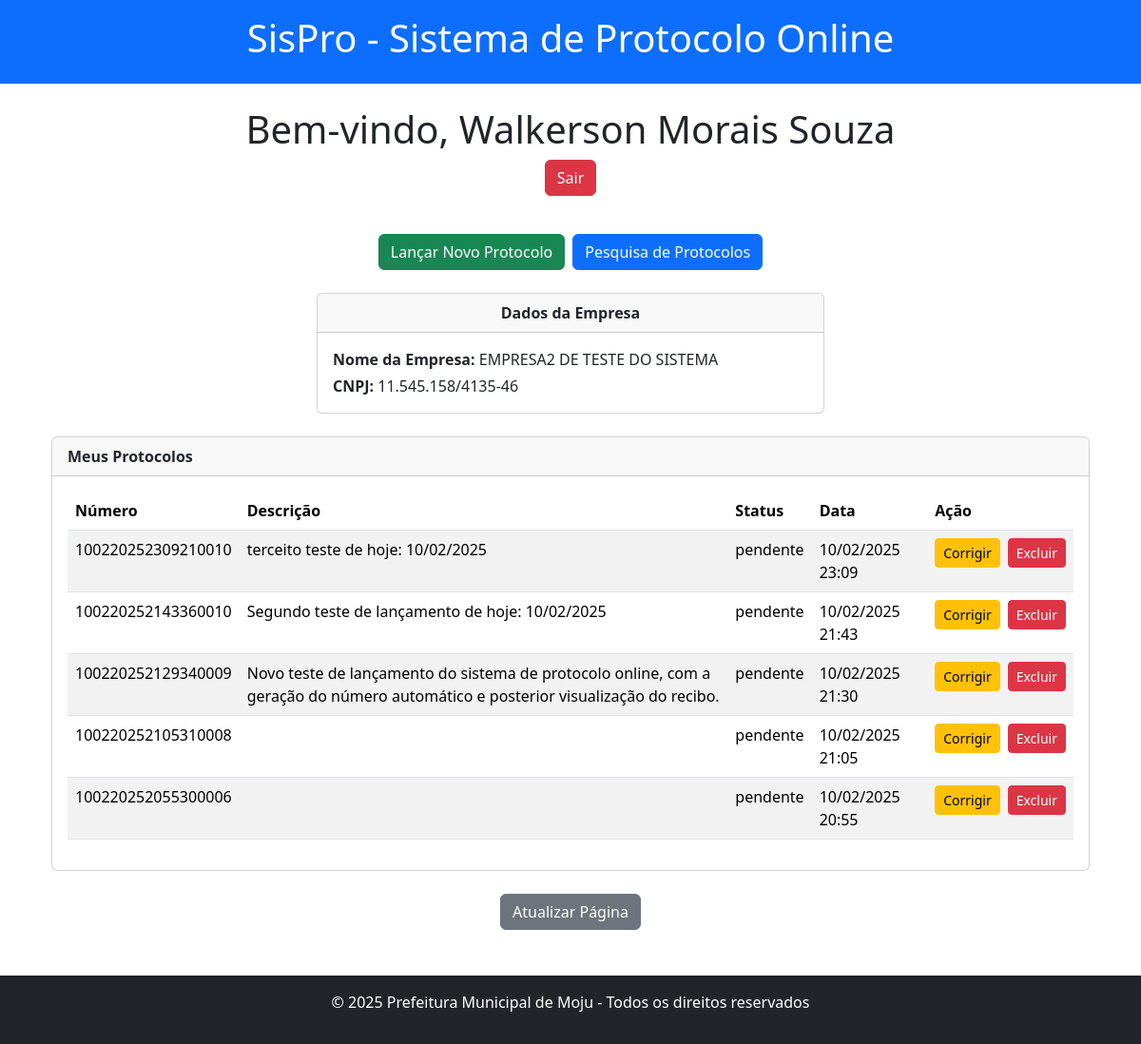
The app's page /usuarios/dashboard/ (signed in) with its own data.
### usuarios/models.py (models this page shows, shortened)
class Usuario(AbstractUser):
    nome = models.CharField(max_length=100)  # Campo obrigatório
    tipo = models.CharField(
        max_length=2,
        choices=[('PJ', 'Pessoa Jurídica'), ('PF', 'Pessoa Física')],
        null=True,
        blank=True
    )
    is_master = models.BooleanField(default=False, verbose_name="É Master?")
    is_approved = models.BooleanField(default=False, verbose_name="Aprovado?")

class Perfil(models.Model):
    usuario = models.OneToOneField(Usuario, on_delete=models.CASCADE, related_name='perfil')
    cnpj = models.CharField(max_length=20, blank=True, null=True)
    nome_empresa = models.CharField(max_length=200, blank=True, null=True)
    nome_fantasia = models.CharField(max_length=200, blank=True, null=True)
    atividade_principal = models.CharField(max_length=200, blank=True, null=True)
    endereco = models.CharField(max_length=200, blank=True, null=True)
    numero = models.CharField(max_length=20, blank=True, null=True)
    complemento = models.CharField(max_length=100, blank=True, null=True)
    cep = models.CharField(max_length=10, blank=True, null=True)
    bairro = models.CharField(max_length=100, blank=True, null=True)
    cidade = models.CharField(max_length=100, blank=True, null=True)
    estado = models.CharField(max_length=2, blank=True, null=True)
    secretaria = models.CharField(max_length=200, blank=True, null=True)
    setor = models.CharField(max_length=200, blank=True, null=True)
    cargo = models.CharField(max_length=200, blank=True, null=True)

### protocolos/models.py (models this page shows, shortened)
class Protocolo(models.Model):
    numero = models.CharField(max_length=30, unique=True, editable=False)
    descricao = models.TextField(blank=True)
    STATUS_CHOICES = [
        ('pago', 'Pago'),
        ('analise', 'Em Análise'),
        ('rejeitado', 'Rejeitado'),
        ('devolvido', 'Devolvido'),
        ('pendente', 'Pendente'),
    ]
    status = models.CharField(max_length=20, choices=STATUS_CHOICES, default='pendente')
    data_criacao = models.DateTimeField(auto_now_add=True)
    usuario = models.ForeignKey(
        settings.AUTH_USER_MODEL,
        on_delete=models.CASCADE,
        related_name='protocolos'
    )

### usuarios/views.py (the view)
# urls.py: path('dashboard/', views.dashboard, name='dashboard'),
@login_required
def dashboard(request):
    if not request.user.is_approved:
        return render(request, 'usuarios/nao_aprovado.html')
    if not hasattr(request.user, 'perfil'):
        return redirect('usuarios:completar_cadastro')
    from protocolos.models import Protocolo  # Importação local para evitar dependência circular
    protocolos_usuario = Protocolo.objects.filter(usuario=request.user).order_by('-data_criacao')
    return render(request, 'usuarios/dashboard.html', {
        'protocolos_usuario': protocolos_usuario,
    })

### usuarios/templates/usuarios/dashboard.html (shortened to what this page needs)
{% extends 'base_generic.html' %}
{% load static %}
{% block content %}
<div class="container mt-4">
    <div class="row">
        <div class="col-12 text-center">
            <h1>Bem-vindo, {{ user.nome }}</h1>
            <a href="{% url 'usuarios:logout' %}" class="btn btn-danger">Sair</a>
        </div>
    </div>
    <div class="row mt-4">
        <div class="d-flex flex-column flex-md-row justify-content-center gap-2 mt-3">
            <a href="{% url 'protocolos:lancar_protocolo' %}" class="btn btn-success">Lançar Novo Protocolo</a>
            <a href="{% url 'protocolos:pesquisa_protocolos' %}" class="btn btn-primary">Pesquisa de Protocolos</a>
        </div>
    </div>
    {% if user.tipo == "PJ" and user.perfil %}
    <div class="row mt-4">
        <div class="col-md-6 offset-md-3">
            <div class="card">
                <div class="card-header text-center">
                    <strong>Dados da Empresa</strong>
                </div>
                <div class="card-body">
                    <p class="mb-1"><strong>Nome da Empresa:</strong> {{ user.perfil.nome_empresa }}</p>
                    <p class="mb-0"><strong>CNPJ:</strong> {{ user.perfil.cnpj }}</p>
                </div>
            </div>
        </div>
    </div>
    {% endif %}
    <div class="row mt-4">
        <div class="col-12">
            <div class="card">
                <div class="card-header">
                    <strong>Meus Protocolos</strong>
                </div>
                <div class="card-body">
                    {% if protocolos_usuario %}
                    <table class="table table-striped">
                        <thead>
                            <tr>
                                <th>Número</th>
                                <th>Descrição</th>
                                <th>Status</th>
                                <th>Data</th>
                                <th>Ação</th>
                            </tr>
                        </thead>
                        <tbody>
                            {% for protocolo in protocolos_usuario|slice:":5" %}
                            <tr>
                                <td>{{ protocolo.numero }}</td>
                                <td>{{ protocolo.descricao }}</td>
                                <td>{{ protocolo.status }}</td>
                                <td>{{ protocolo.data_criacao|date:"d/m/Y H:i" }}</td>
                                <td>
                                    <div class="d-flex gap-2">
                                        {% if protocolo.status == 'pendente' %}
                                            <a href="{% url 'protocolos:editar_protocolo' protocolo.id %}" class="btn btn-warning btn-sm">Corrigir</a>
                                            <form method="post" action="{% url 'protocolos:excluir_protocolo' protocolo.id %}" class="d-inline">
                                                <button type="submit" class="btn btn-danger btn-sm">Excluir</button>
                                            </form>
                                        {% else %}
                                            <span class="text-muted">N/A</span>
                                        {% endif %}
                                    </div>
                                </td>
                            </tr>
                            {% endfor %}
                        </tbody>
                    </table>
                    {% else %}
                    <p class="text-center">Você ainda não lançou nenhum protocolo.</p>
                    {% endif %}
                </div>
            </div>
        </div>
    </div>
    <div class="row mt-4">
        <div class="col-12 text-center">
            <a href="{% url 'usuarios:dashboard' %}" class="btn btn-secondary">Atualizar Página</a>
        </div>
    </div>
</div>
{% endblock %}

### templates/base_generic.html (shortened to what this page needs)
<!DOCTYPE html>
<html lang="pt-BR">
{% load static %}
<head>
    <link rel="stylesheet" href="https://cdnjs.cloudflare.com/ajax/libs/bootstrap/5.3.3/css/bootstrap.min.css">
</head>
<body>
    <header class="bg-primary text-white text-center p-3">
        <h1>SisPro - Sistema de Protocolo Online</h1>
    </header>
    <div class="container mt-4">
        {% block content %}{% endblock %}
    </div>
    <footer class="bg-dark text-white text-center p-3 mt-5">
        <p>&copy; 2025 Prefeitura Municipal de Moju - Todos os direitos reservados</p>
    </footer>
</body>
</html>

### records on screen
Usuario: nome "Walkerson Morais Souza", perfil.nome_empresa "EMPRESA2 DE TESTE DO SISTEMA", perfil.cnpj "11.545.158/4135-46"
Protocolo: numero "100220252309210010", descricao "terceito teste de hoje: 10/02/2025", status "pendente", data_criacao "10/02/2025 23:09", shows "Corrigir"
Protocolo: numero "100220252143360010", descricao "Segundo teste de lançamento de hoje: 10/02/2025", status "pendente", data_criacao "10/02/2025 21:43", shows "Corrigir"
Protocolo: numero "100220252129340009", descricao "Novo teste de lançamento do sistema de protocolo online, com a geração do número automático e posterior visualização do recibo.", status "pendente", data_criacao "10/02/2025 21:30", shows "Corrigir"
Protocolo: numero "100220252105310008", status "pendente", data_criacao "10/02/2025 21:05", shows "Corrigir"
Protocolo: numero "100220252055300006", status "pendente", data_criacao "10/02/2025 20:55", shows "Corrigir"
